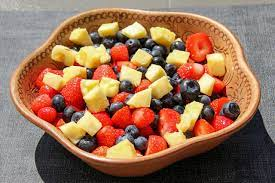
#> input picture Tugas 4/buah.jpeg, 275 x 183 px
$ python minfilter.py
#> lines starting #> are read from the running program, lines starting #| are printed output that depends on the picture
import cv2
import numpy as np

# Load image
img = cv2.imread('buah.jpeg', cv2.IMREAD_GRAYSCALE)
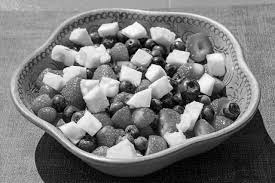
#> img: shape (183, 275); min 0, max 255, mean 120.4

# Define kernel size
kernel_size = 3

# Apply minimum filter
min_filtered_img = cv2.erode(img, np.ones((kernel_size,kernel_size),np.uint8))
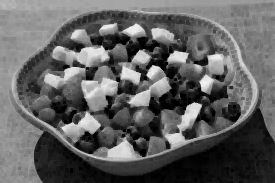
#> min_filtered_img: shape (183, 275); min 0, max 244, mean 96.7

# Show output image
cv2.imshow('Original Image', img)
cv2.imshow('Minimum Filtered Image', min_filtered_img)
cv2.waitKey(0)
cv2.destroyAllWindows()

$ run again, with Tugas 4/nia.jpeg copied over Tugas 4/buah.jpeg
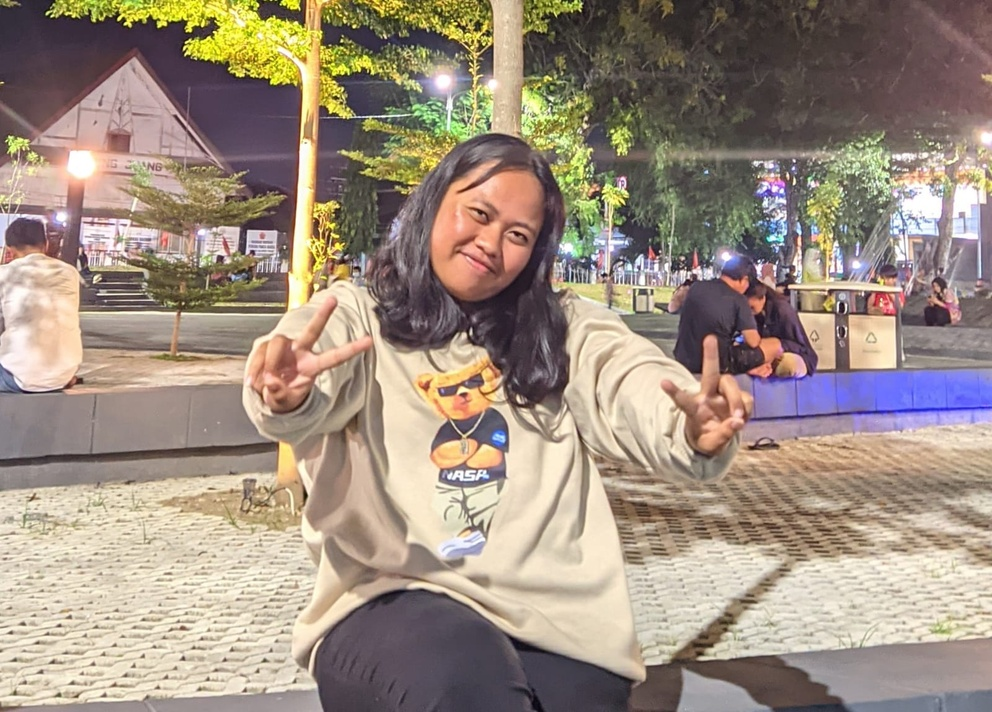
#> input picture Tugas 4/nia.jpeg, 992 x 712 px, shrunk from 1600 x 1148 before the run
#> `img = cv2.imread('buah.jpeg', cv2.IMREAD_GRAYSCALE)`:
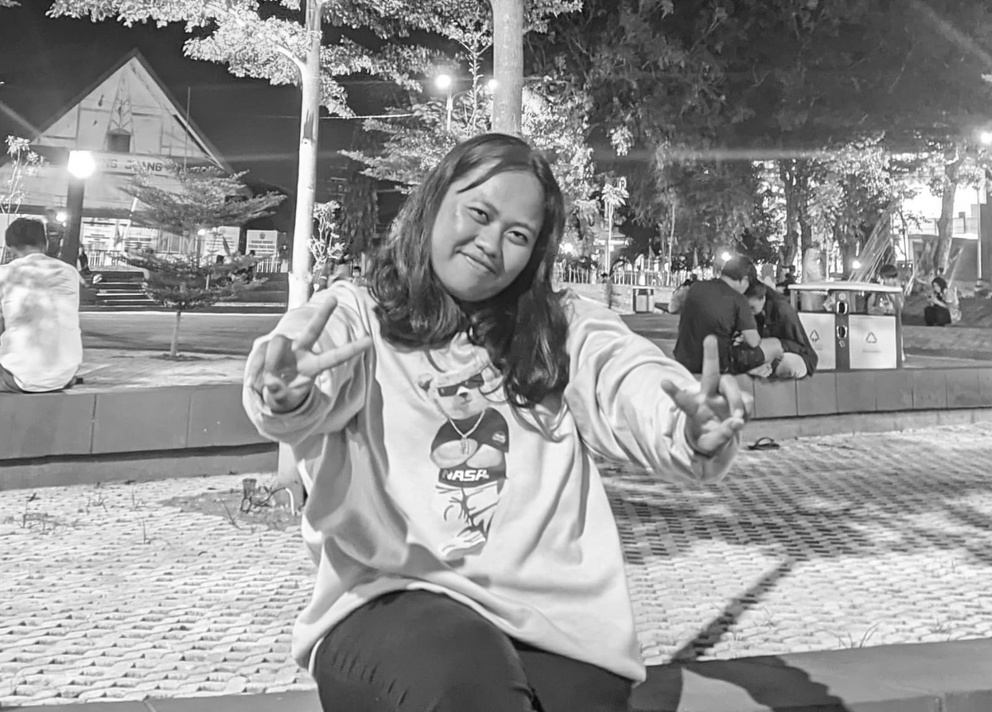
#> img: shape (712, 992); min 6, max 255, mean 146.2
#> `min_filtered_img = cv2.erode(img, np.ones((kernel_size,kernel_size),np..`:
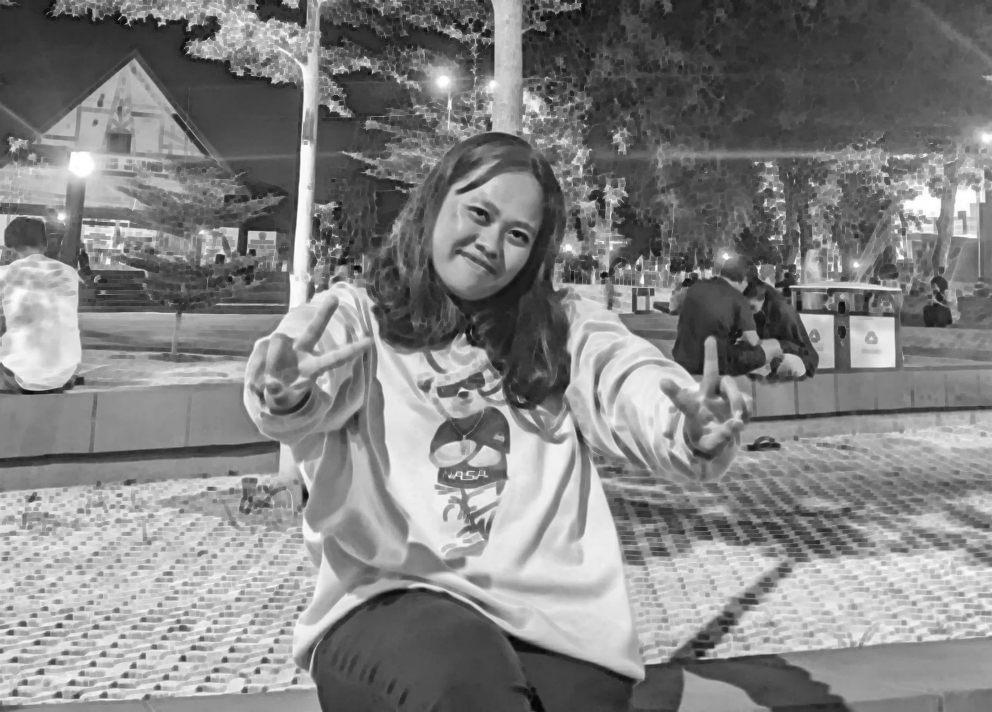
#> min_filtered_img: shape (712, 992); min 6, max 255, mean 131.1
